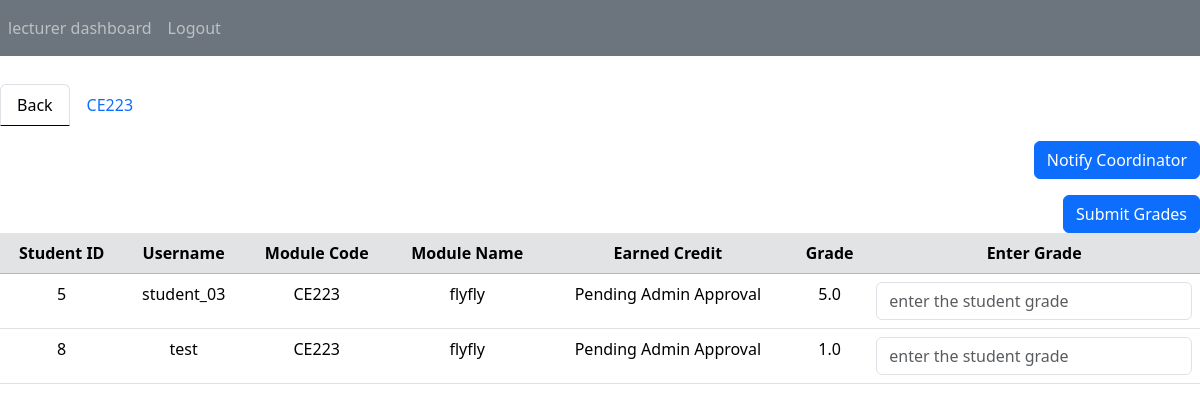
/grade_module/CE223 (signed in), run on the app's committed database.
### Website/models.py (models this page shows)
class User(db.Model , UserMixin) :
    id = db.Column(db.Integer , primary_key = True)
    email = db.Column(db.String(150) , unique = True)
    username = db.Column(db.String(150))
    userrole = db.Column(db.String(150))
    password = db.Column(db.String(150))
    credit = db.Column(db.String(150))
    enrollment_date = db.Column(db.Date() , default = "1970-01-01")

class Config(db.Model , UserMixin) :
    id = db.Column(db.Integer , primary_key = True)
    module_code = db.Column(db.String(150), db.ForeignKey("module.module_code"))
    coordinator_id = db.Column(db.Integer)
    lecturer_id = db.Column(db.Integer)
    student_id = db.Column(db.Integer, db.ForeignKey("user.id"))
    mark = db.Column(db.Double)
    gpa = db.Column(db.Double)
    earn_credit = db.Column(db.Double)
    status = db.Column(db.Boolean , default = False)
    module = db.relationship("Module")
    user = db.relationship("User")

class Module(db.Model , UserMixin) :
    module_code = db.Column(db.String(150) ,primary_key = True)
    module_name = db.Column(db.String(150))
    module_credit = db.Column(db.Integer)
    semester = db.Column(db.Date() , default = "1970-01-01")
    module_status = db.Column(db.Boolean , default = False)

### Website/view.py (the view, shortened to what this page needs)
@views.route("/grade_module/<module_code>", methods=["GET", "POST"])
@login_required
def grade_module(module_code):
    current_id = current_user.id
    grade_module_config = Config.query.filter_by(lecturer_id = current_id , module_code = module_code).first()
    students = Config.query.filter_by(module_code=module_code).all()
    module_status = grade_module_config.module.module_status
    module = Module.query.filter_by(module_code=module_code).first()
    return render_template("grade_module.html", module_code=module_code, students=students, grade_module_config = grade_module_config, user = current_user, module_status=module_status, module= module)

### Website/__init__.py (called while the page is built)
def create_app():
    app = Flask(__name__)
    app.config["SECRET_KEY"] = "CE205 Team Project"
    app.config["SQLALCHEMY_DATABASE_URI"] = f'sqlite:///{DB_NAME}'
    db.init_app(app)
    from .view import views
    from .auth import auth
    app.register_blueprint(views , url_prefix = "/")
    app.register_blueprint(auth , url_prefix = "/")
    from .models import  User , Note
    with app.app_context():
        db.create_all()
    login_manager = LoginManager()
    login_manager.login_view= "auth.login"
    login_manager.init_app(app)
    @login_manager.user_loader
    def load_user(id):
        return User.query.get(int(id))
    return app

### Website/templates/grade_module.html (shortened to what this page needs)
{% extends "base.html" %}
{% block content %}
<div class = "card-img-overlay text-center" style = "margin-top: 7%;">
    <div class = "card-header">
        <ul class = "nav nav-tabs card-header-tabs">
            <li class = "nav-item">
                <a class = "nav-link active" id = "nav_back" href = "/lecturer_dashboard">Back</a>
            </li>
            <li class = "nav-item">
                <a class = "nav-link" id = "nav_grading" href = "javascript:;">{{module_code}} </a>
            </li>
        </ul>
    </div>
    <div class = "card-body" id = "nav_grading">
        <form action="{{ url_for('views.notify_coordinator', module_code=module_code) }}" method="post">
            <div class="d-flex justify-content-end">
                <button type="submit" class="btn btn-primary mt-3 ">Notify Coordinator</button>
            </div>
        </form>
        <form action="{{ url_for('views.grade_module', module_code=module_code) }}" method="post">
            <div class="d-flex justify-content-end">
                <button type="submit" class="btn btn-primary mt-3 ">Submit Grades</button>
            </div>
            <table class="table table-hover">
                <tr class="table-secondary">
                    <th> Student ID </th>
                    <th> Username </th>
                    <th> Module Code </th>
                    <th> Module Name </th>
                    <th> Earned Credit </th>
                    <th> Grade </th>
                    <th> Enter Grade </th>
                </tr>
                {%for config in students%}
                    <tr>
                        <td>{{config.user.id}}</td>
                        <td>{{config.user.username}}</td>
                        <td>{{config.module.module_code}}</td>
                        <td>{{config.module.module_name}}</td>
                        <td>{% if config.earn_credit is none%}
                                Pending Admin Approval
                            {% else %}
                                {{config.earn_credit}}
                            {% endif %}
                        </td>
                        <td>{{config.mark}}</td>
                        <td>
                            {% if module_status == false%}
                            <input type="number" placeholder="enter the student grade" min="0" name="grade_{{config.user.id}}" class="form-control" />
                            {% else %}
                            <input type="number" disabled placeholder="Coordinator locked" min="0" name="grade_{{config.user.id}}" class="form-control" />
                            {% endif %}
                        </td>
                    </tr>
                {% endfor %}
            </table>
        </form>
    </div>
</div>
{% endblock %}

### Website/templates/base.html (shortened to what this page needs)
<!DOCTYPE html>
<html lang="en">
<head>
    <link href="https://cdn.jsdelivr.net/npm/bootstrap@5.3.1/dist/css/bootstrap.min.css" rel="stylesheet">
</head>
<body >
  <nav class="navbar navbar-expand-lg navbar-dark bg-secondary ">
      <div class="collapse navbar-collapse" id = "navbar">
          <div class="navbar-nav">
              {%if user.is_authenticated %}
                 <a class = "nav-item nav-link"  href = "javascript:;">{{user.userrole}} dashboard</a>
                  <a class = "nav-item nav-link " id = "logout" href = "/logout">Logout</a>
              {%else%}
                  <a class = "nav-item nav-link" id = "login" href = "/login">Login</a>
                  <a class = "nav-item nav-link" id = "signUp" href = "/sign-up">Sign Up</a>
              {%endif%}
          </div>
      </div>
  </nav>
  <div class="container">
    {%block content%}
    {% endblock %}
  </div>
</body>
</html>

### data on the page
User: userrole "lecturer"
Config: user.id "5", user.username "student_03", module.module_code "CE223", module.module_name "flyfly", shows "Pending Admin Approval", mark "5.0"
Config: user.id "8", user.username "test", module.module_code "CE223", module.module_name "flyfly", shows "Pending Admin Approval", mark "1.0"

### other printed values
{{ module_code }} "CE223"
